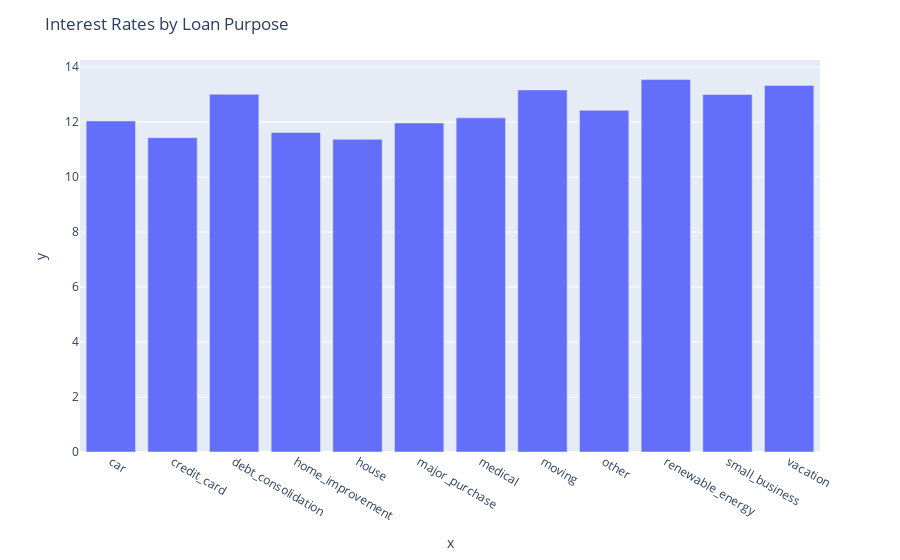

Notebook cell for this chart:
### Code cell
# histogramm of interest state per loan purpose

grouped = df.groupby('loan_purpose')['interest_rate'].mean()

# Get the names of the loan purposes and the mean interest rates
purposes = grouped.index
rates = grouped.values

# Create the histogram
fig = px.bar(x=purposes, y=rates)
fig.update_layout(title_text='Interest Rates by Loan Purpose')

# Show the plot
fig.show()

### Figure 1 — Plotly figure (JSON) as saved in the notebook; plotly's stock layout.template omitted (floating-point values rounded to 4 significant figures)
{"data": [{"alignmentgroup": "True", "hovertemplate": "x=%{x}<br>y=%{y}<extra></extra>", "legendgroup": "", "marker": {"color": "#636efa", "pattern": {"shape": ""}}, "name": "", "offsetgroup": "", "orientation": "v", "showlegend": false, "textposition": "auto", "type": "bar", "x": ["car", "credit_card", "debt_consolidation", "home_improvement", "house", "major_purchase", "medical", "moving", "other", "renewable_energy", "small_business", "vacation"], "xaxis": "x", "y": [12.04, 11.43, 13.01, 11.62, 11.37, 11.97, 12.15, 13.17, 12.43, 13.54, 13.0, 13.33], "yaxis": "y"}], "layout": {"barmode": "relative", "legend": {"tracegroupgap": 0}, "margin": {"t": 60}, "title": {"text": "Interest Rates by Loan Purpose"}, "xaxis": {"anchor": "y", "domain": [0, 1], "title": {"text": "x"}}, "yaxis": {"anchor": "x", "domain": [0, 1], "title": {"text": "y"}}}}
